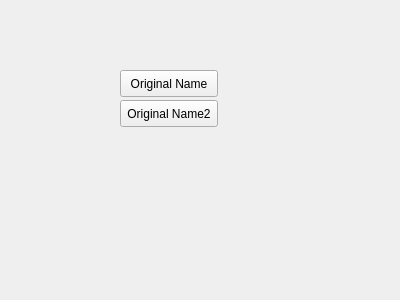
<?xml version="1.0" encoding="UTF-8"?>
<ui version="4.0">
 <class>Form</class>
 <widget class="QWidget" name="Form">
  <property name="geometry">
   <rect>
    <x>0</x>
    <y>0</y>
    <width>400</width>
    <height>300</height>
   </rect>
  </property>
  <property name="windowTitle">
   <string>Form</string>
  </property>
  <widget class="QPushButton" name="test">
   <property name="geometry">
    <rect>
     <x>120</x>
     <y>70</y>
     <width>98</width>
     <height>27</height>
    </rect>
   </property>
   <property name="text">
    <string>Original Name</string>
   </property>
  </widget>
  <widget class="QPushButton" name="test2">
   <property name="geometry">
    <rect>
     <x>120</x>
     <y>100</y>
     <width>98</width>
     <height>27</height>
    </rect>
   </property>
   <property name="text">
    <string>Original Name2</string>
   </property>
  </widget>
 </widget>
 <resources/>
 <connections/>
</ui>
